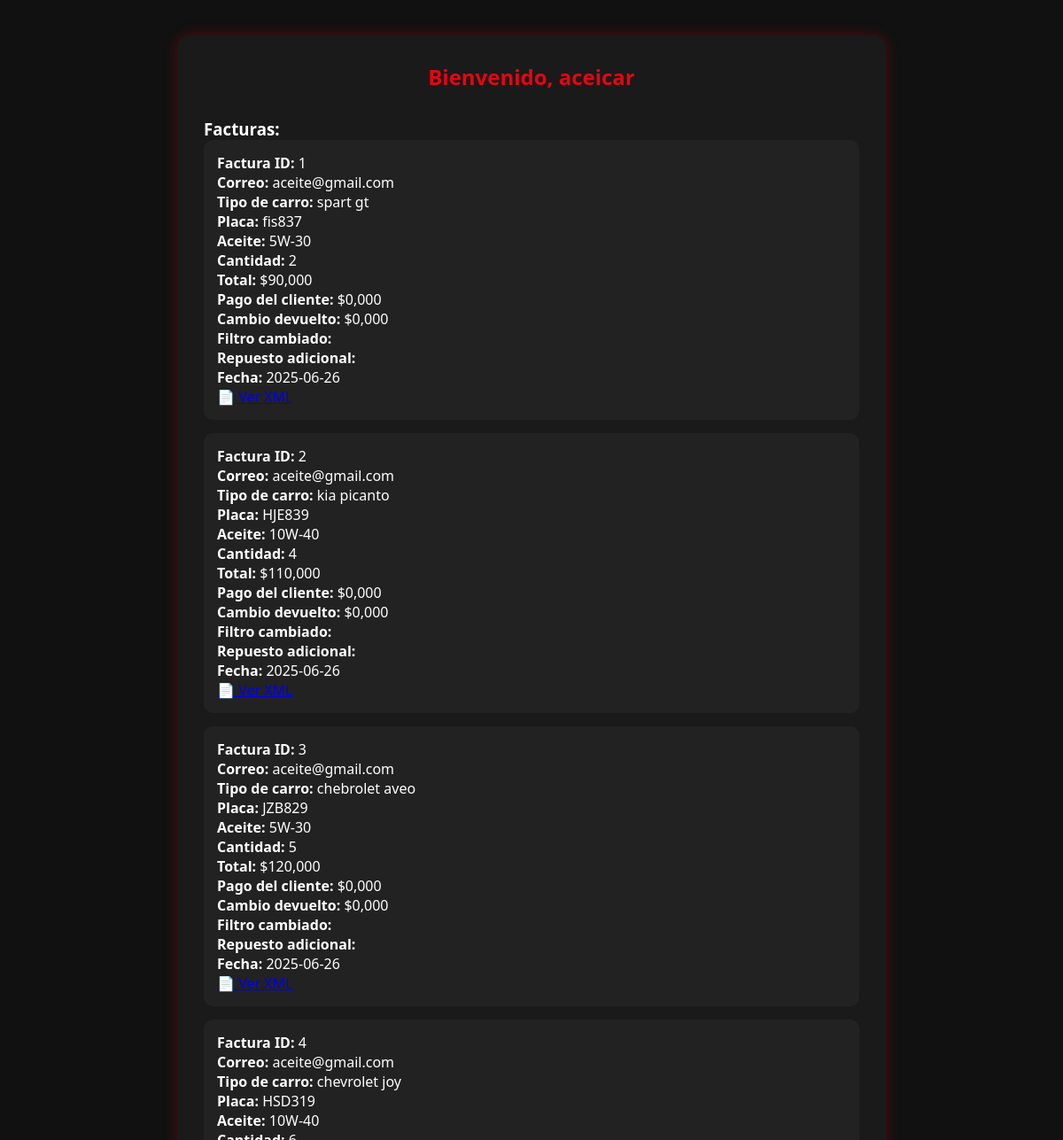
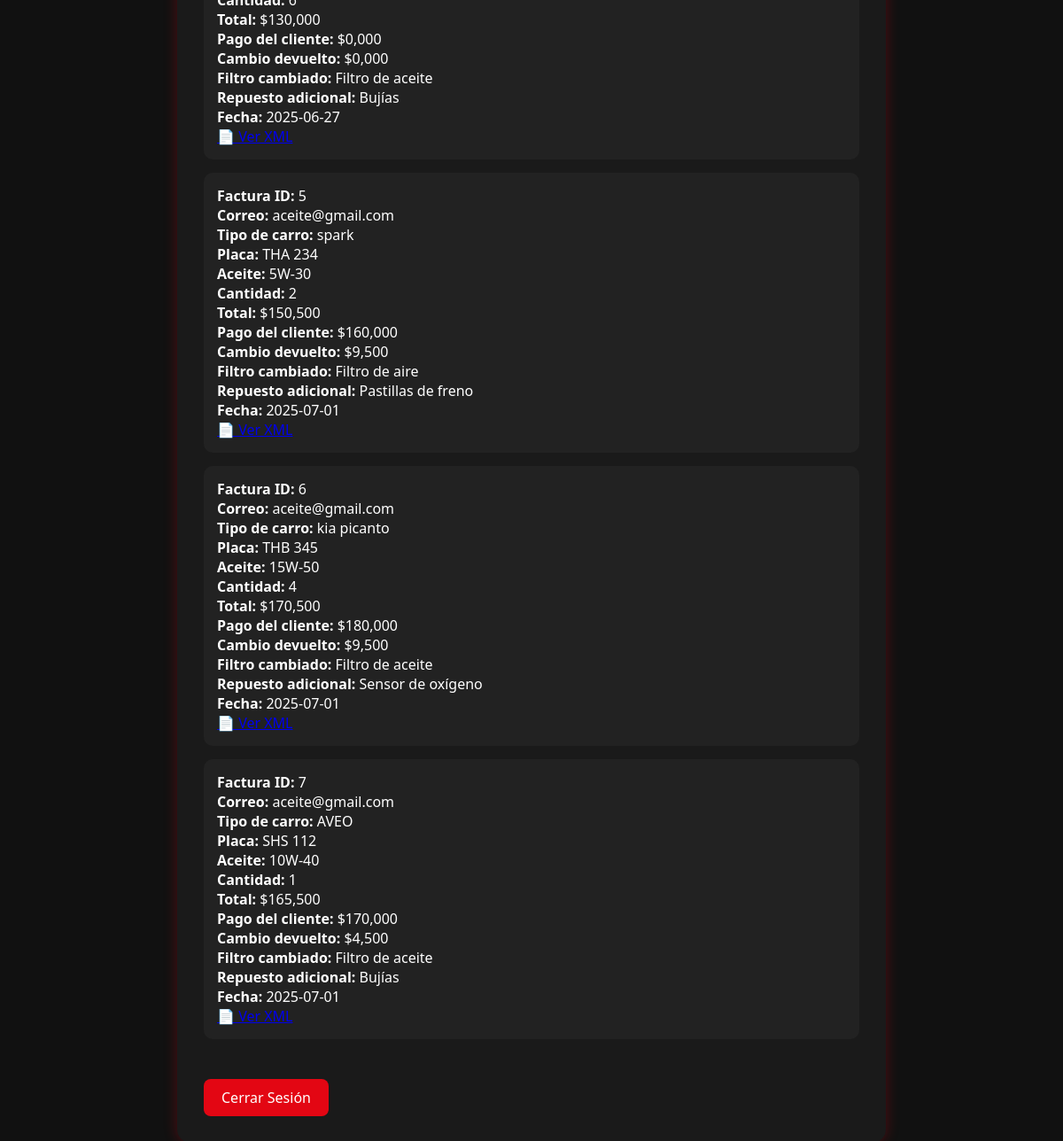
Screenshot of /facturacion/cliente.php (signed in) with the database file from the repository (2 pictures, top to bottom).
### tables this page shows
CREATE TABLE `facturas` (
  `id` int(12) NOT NULL,
  `correo` varchar(100) DEFAULT NULL,
  `tipo_carro` varchar(50) NOT NULL,
  `placa` varchar(10) NOT NULL,
  `aceite` varchar(20) NOT NULL,
  `cantidad` int(11) NOT NULL,
  `fecha` date DEFAULT NULL,
  `total` decimal(10,2) DEFAULT NULL,
  `filtro` varchar(100) NOT NULL,
  `repuesto` varchar(100) NOT NULL,
  `pago_cliente` decimal(10,2) DEFAULT NULL,
  `cambio` decimal(10,2) DEFAULT NULL,
  `metodo_pago` varchar(50) NOT NULL
);

### facturacion/cliente.php (the view, shortened to what this page needs)
<?php
$usuario = $_SESSION['usuario'];
$correo = $_SESSION['correo'] ?? '';
?>
<!DOCTYPE html>
<html lang="es">
<head>
  <link rel="stylesheet" href="estilos.css">
</head>
<body>
  <div class="panel">
    <h2>Bienvenido, <?php echo htmlspecialchars($usuario); ?></h2>
    <div class="facturas">
      <h3>Facturas:</h3>
      <?php
      include "php/conexion.php";
      $sql = "SELECT * FROM facturas WHERE correo = ?";
      $stmt = $conexion->prepare($sql);
      $stmt->bind_param("s", $correo);
      $stmt->execute();
      $result = $stmt->get_result();
      if ($result->num_rows > 0) {
        while ($factura = $result->fetch_assoc()) {
          echo "<div class='factura-item'>";
          echo "<strong>Factura ID:</strong> {$factura['id']}<br>";
          echo "<strong>Correo:</strong> {$factura['correo']}<br>";
          echo "<strong>Tipo de carro:</strong> {$factura['tipo_carro']}<br>";
          echo "<strong>Placa:</strong> {$factura['placa']}<br>";
          echo "<strong>Aceite:</strong> {$factura['aceite']}<br>";
          echo "<strong>Cantidad:</strong> {$factura['cantidad']}<br>";
          echo "<strong>Total:</strong> $" . number_format($factura['total'], 3, ',', '.') . "<br>";
          echo "<strong>Pago del cliente:</strong> $" . number_format($factura['pago_cliente'], 3, ',', '.') . "<br>";
          echo "<strong>Cambio devuelto:</strong> $" . number_format($factura['cambio'], 3, ',', '.') . "<br>";
          echo "<strong>Filtro cambiado:</strong> {$factura['filtro']}<br>";
          echo "<strong>Repuesto adicional:</strong> {$factura['repuesto']}<br>";
          echo "<strong>Fecha:</strong> {$factura['fecha']}<br>";
          echo "<a href='php/generar_xml.php?id={$factura['id']}' target='_blank'>📄 Ver XML</a>";
          echo "</div>";
        }
      } else {
        echo "<p>No tienes facturas registradas aún.</p>";
      }
      ?>
    </div>
    <a class="btn-cerrar" href="index.php">Cerrar Sesión</a>
  </div>
</body>
</html>

### facturacion/estilos.css (style rules this page uses)
* { margin: 0; padding: 0; box-sizing: border-box; }
body { font-family: 'Segoe UI', sans-serif; background-color: #111; color: #fff; }

### facturacion/cliente.php (style rules this page uses)
body { background-color: #111; color: white; font-family: 'Segoe UI', sans-serif; padding: 40px; }
.panel { max-width: 800px; margin: auto; background: #1a1a1a; padding: 30px; border-radius: 15px; box-shadow: 0 0 15px rgba(227, 6, 19, 0.3); }
h2 { color: #e30613; text-align: center; }
.facturas { margin-top: 30px; }
.factura-item { background: #222; padding: 15px; margin-bottom: 15px; border-radius: 10px; }
.btn-cerrar { display: inline-block; margin-top: 30px; background: #e30613; color: white; padding: 10px 20px; border-radius: 8px; text-decoration: none; }

### rows the page displays
facturas: id "1", correo "aceite@gmail.com", tipo_carro "spart gt", placa "fis837", aceite "5W-30", cantidad "2", total "90,000", pago_cliente "0,000", cambio "0,000", fecha "2025-06-26"
facturas: id "2", correo "aceite@gmail.com", tipo_carro "kia picanto", placa "HJE839", aceite "10W-40", cantidad "4", total "110,000", pago_cliente "0,000", cambio "0,000", fecha "2025-06-26"
facturas: id "3", correo "aceite@gmail.com", tipo_carro "chebrolet aveo", placa "JZB829", aceite "5W-30", cantidad "5", total "120,000", pago_cliente "0,000", cambio "0,000", fecha "2025-06-26"
facturas: id "4", correo "aceite@gmail.com", tipo_carro "chevrolet joy", placa "HSD319", aceite "10W-40", cantidad "6", total "130,000", pago_cliente "0,000", cambio "0,000", filtro "Filtro de aceite", repuesto "Bujías", fecha "2025-06-27"
facturas: id "5", correo "aceite@gmail.com", tipo_carro "spark", placa "THA 234", aceite "5W-30", cantidad "2", total "150,500", pago_cliente "160,000", cambio "9,500", filtro "Filtro de aire", repuesto "Pastillas de freno", fecha "2025-07-01"
facturas: id "6", correo "aceite@gmail.com", tipo_carro "kia picanto", placa "THB 345", aceite "15W-50", cantidad "4", total "170,500", pago_cliente "180,000", cambio "9,500", filtro "Filtro de aceite", repuesto "Sensor de oxígeno", fecha "2025-07-01"
facturas: id "7", correo "aceite@gmail.com", tipo_carro "AVEO", placa "SHS 112", aceite "10W-40", cantidad "1", total "165,500", pago_cliente "170,000", cambio "4,500", filtro "Filtro de aceite", repuesto "Bujías", fecha "2025-07-01"

### other values shown
$usuario "aceicar"
